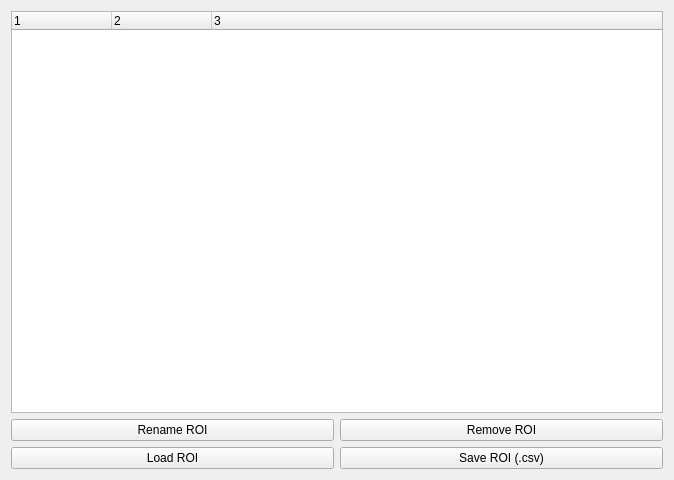
<?xml version="1.0" encoding="UTF-8"?>
<ui version="4.0">
 <class>dataHub_coor</class>
 <widget class="QWidget" name="dataHub_coor">
  <property name="geometry">
   <rect>
    <x>0</x>
    <y>0</y>
    <width>674</width>
    <height>480</height>
   </rect>
  </property>
  <property name="windowTitle">
   <string>Form</string>
  </property>
  <layout class="QGridLayout" name="gridLayout">
   <item row="1" column="1">
    <widget class="QPushButton" name="btn_remove">
     <property name="text">
      <string>Remove ROI</string>
     </property>
    </widget>
   </item>
   <item row="2" column="0">
    <widget class="QPushButton" name="btn_load">
     <property name="text">
      <string>Load ROI</string>
     </property>
    </widget>
   </item>
   <item row="0" column="0" colspan="2">
    <widget class="QTreeWidget" name="tree_coor">
     <property name="selectionMode">
      <enum>QAbstractItemView::SelectionMode::ExtendedSelection</enum>
     </property>
     <property name="allColumnsShowFocus">
      <bool>false</bool>
     </property>
     <property name="columnCount">
      <number>3</number>
     </property>
     <column>
      <property name="text">
       <string notr="true">1</string>
      </property>
     </column>
     <column>
      <property name="text">
       <string notr="true">2</string>
      </property>
     </column>
     <column>
      <property name="text">
       <string notr="true">3</string>
      </property>
     </column>
    </widget>
   </item>
   <item row="1" column="0">
    <widget class="QPushButton" name="btn_rename">
     <property name="text">
      <string>Rename ROI</string>
     </property>
    </widget>
   </item>
   <item row="2" column="1">
    <widget class="QPushButton" name="btn_save">
     <property name="text">
      <string>Save ROI (.csv)</string>
     </property>
    </widget>
   </item>
  </layout>
 </widget>
 <tabstops>
  <tabstop>tree_coor</tabstop>
  <tabstop>btn_rename</tabstop>
  <tabstop>btn_remove</tabstop>
  <tabstop>btn_load</tabstop>
  <tabstop>btn_save</tabstop>
 </tabstops>
 <resources/>
 <connections/>
</ui>
